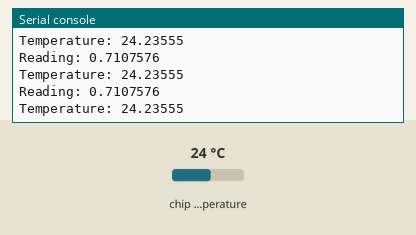
Recording of a program running on a simulated Raspberry Pi Pico running MicroPython. On the bench: the last lines printed to the serial console. The inputs (shaded band) are chosen by the test bench; at power-on: chip temperature 24 °C.

Above: at 1.2 s.
1.3 s: chip temperature set to 1 °C
At 1.9 s:
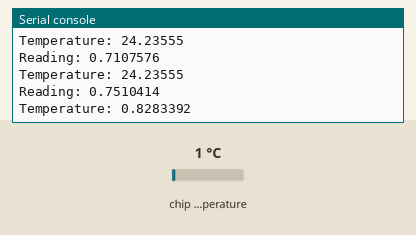
2.8 s: chip temperature set to 11 °C
At 3.4 s:
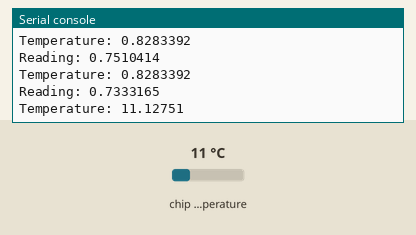
Timing chart, 0 to 5.8 s (numbered marks = the images above; inputs shaded):
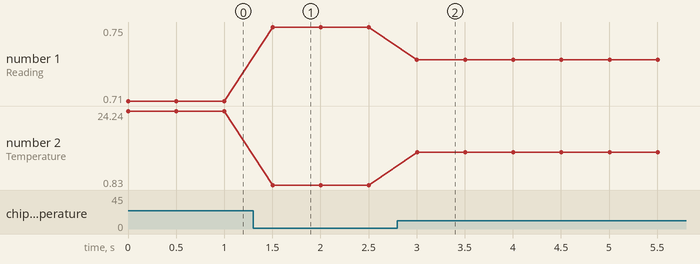

The program:

02-Temperature_Sensor.py
```python
import machine								# import machine to make use of pins
import utime								# import to allow python to sleep

tempsensor = machine.ADC(4)					# set sensor to pin 4 analogue to digital
conversion_factor = 3.3 / (65535)			# divide the 3.3v by 16-bits

while True:													# while loop to run forever
    reading = tempsensor.read_u16() * conversion_factor 	# read value from sensor 16-bits
    print("Reading:",reading)
    temperature = 27 - (reading - 0.706)/0.001721			# convert value read to normal celcius
    print("Temperature:",temperature)						# show the value
    utime.sleep(0.5)										# pause for 0.5 seconds


# 27 degrees Celsius delivers a voltage of 0.706V
# convert the temp we get to volts
# fahrenheit_degrees = celsius_degrees * 9 / 5 + 32
# this is not my code, i found it online and edited it.
```

Measured:
- after the input at 1.3 s, the serial console: prints a new line after 0.20 s (image 1)
- after the input at 2.8 s, the serial console: prints a new line after 0.20 s (image 2)
- plotted number 1: 0.71 → 0.75 after the input at 1.3 s, 0.75 → 0.73 after the input at 2.8 s
- plotted number 2: 24.24 → 0.83 after the input at 1.3 s, 0.83 → 11.13 after the input at 2.8 s
